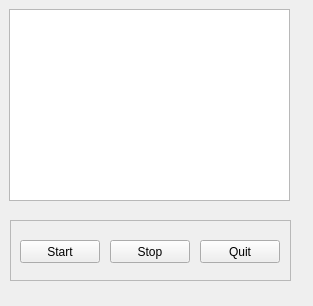
<?xml version="1.0" encoding="UTF-8"?>
<ui version="4.0">
 <class>MainWindow</class>
 <widget class="QMainWindow" name="MainWindow">
  <property name="geometry">
   <rect>
    <x>0</x>
    <y>0</y>
    <width>313</width>
    <height>306</height>
   </rect>
  </property>
  <property name="windowTitle">
   <string>MainWindow</string>
  </property>
  <widget class="QWidget" name="centralwidget">
   <widget class="QGraphicsView" name="graphicsView">
    <property name="geometry">
     <rect>
      <x>9</x>
      <y>9</y>
      <width>281</width>
      <height>192</height>
     </rect>
    </property>
   </widget>
   <widget class="QFrame" name="frame">
    <property name="geometry">
     <rect>
      <x>10</x>
      <y>220</y>
      <width>281</width>
      <height>61</height>
     </rect>
    </property>
    <property name="frameShape">
     <enum>QFrame::StyledPanel</enum>
    </property>
    <property name="frameShadow">
     <enum>QFrame::Raised</enum>
    </property>
    <widget class="QPushButton" name="btnStart">
     <property name="geometry">
      <rect>
       <x>10</x>
       <y>20</y>
       <width>80</width>
       <height>23</height>
      </rect>
     </property>
     <property name="text">
      <string>Start</string>
     </property>
    </widget>
    <widget class="QPushButton" name="btnStop">
     <property name="geometry">
      <rect>
       <x>100</x>
       <y>20</y>
       <width>80</width>
       <height>23</height>
      </rect>
     </property>
     <property name="text">
      <string>Stop</string>
     </property>
    </widget>
    <widget class="QPushButton" name="btnQuit">
     <property name="geometry">
      <rect>
       <x>190</x>
       <y>20</y>
       <width>80</width>
       <height>23</height>
      </rect>
     </property>
     <property name="text">
      <string>Quit</string>
     </property>
    </widget>
   </widget>
  </widget>
 </widget>
 <resources/>
 <connections/>
</ui>
